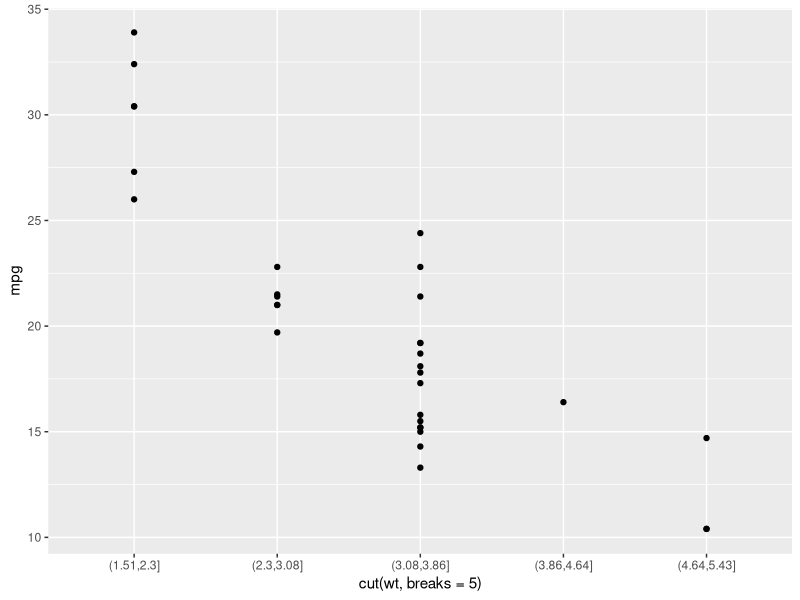
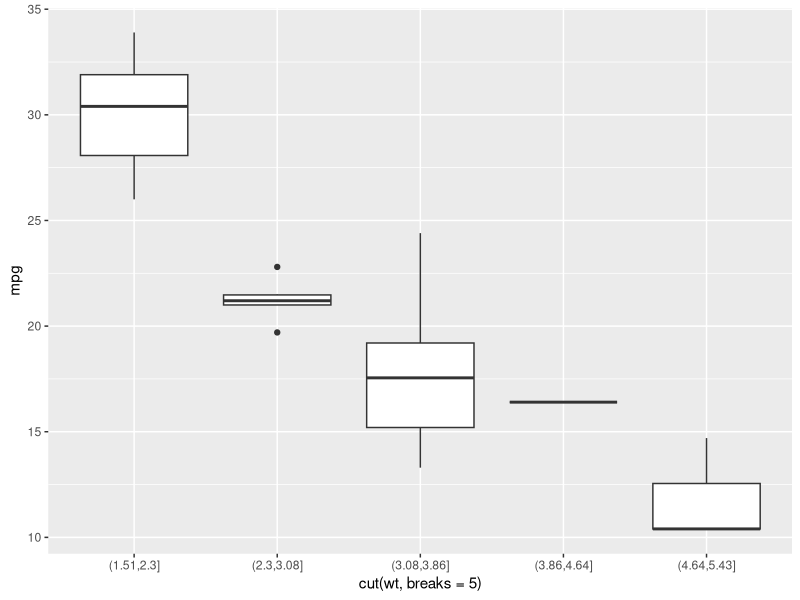
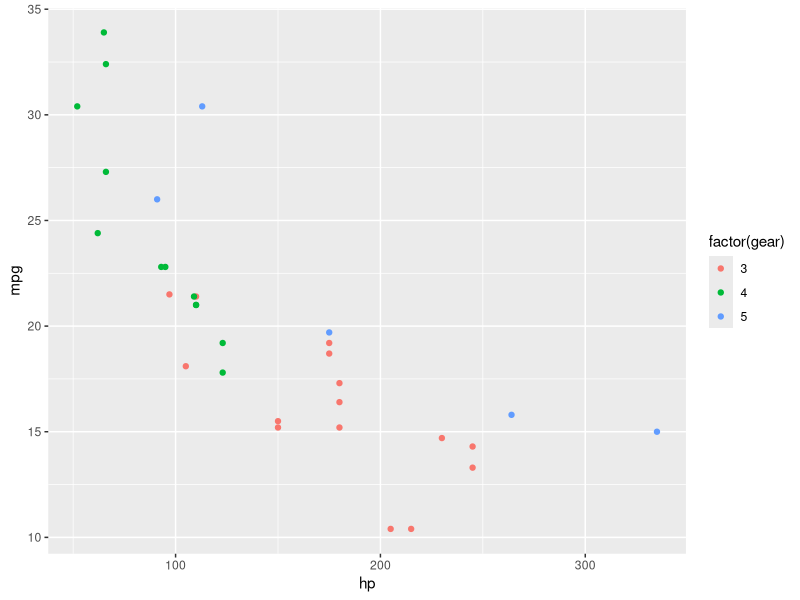
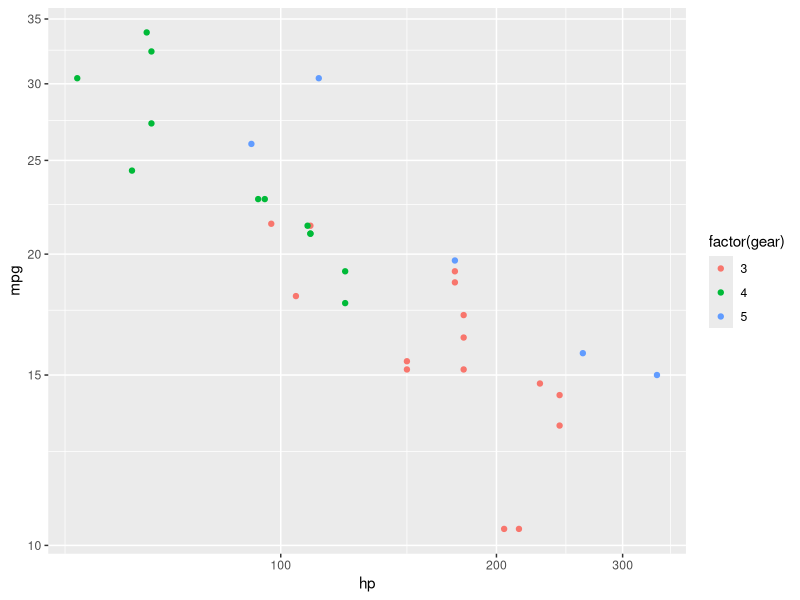
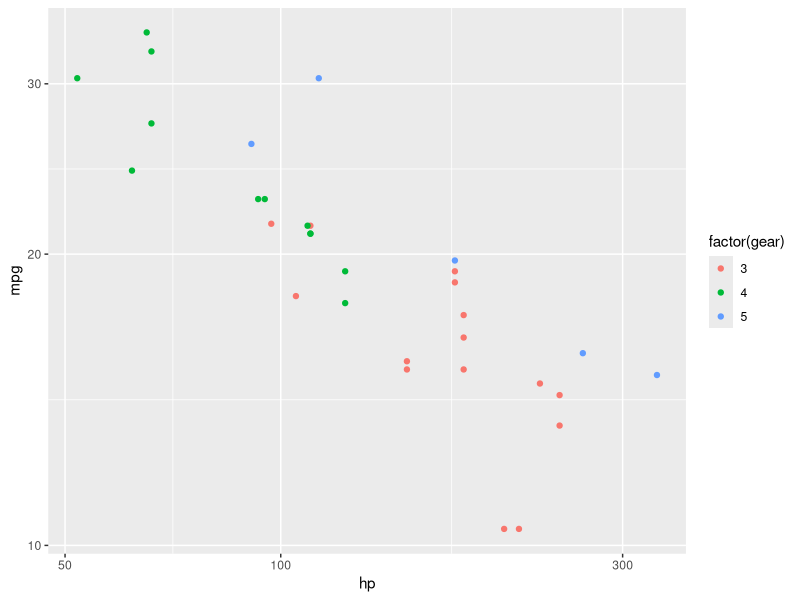
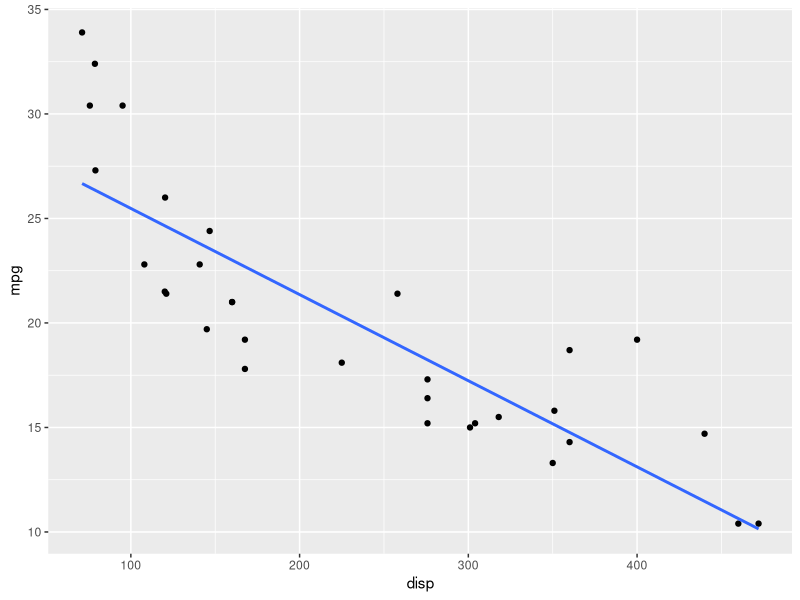
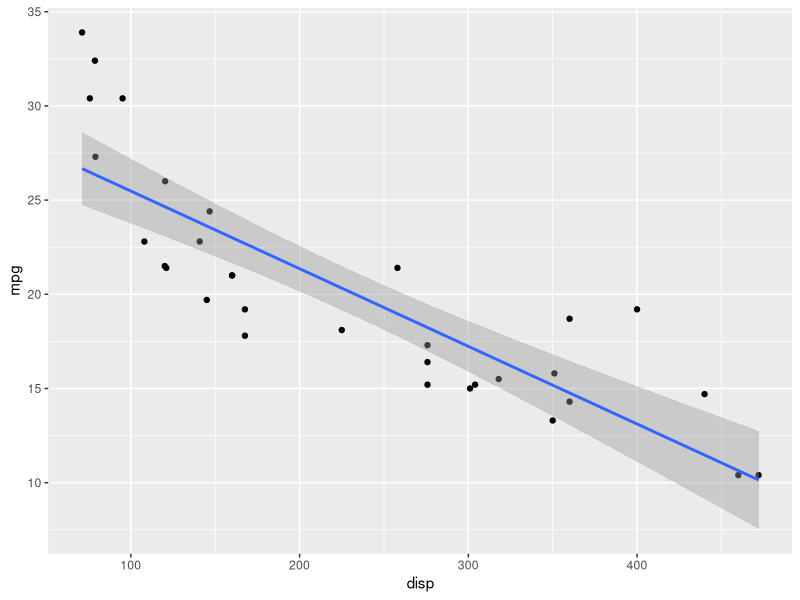

These figures' R source, in order:
library(ggplot2)
library(dplyr)


mtcars

ggplot(mtcars,aes(x=cut(wt,breaks=5),y=mpg))+geom_point()

ggplot(mtcars,aes(x=cut(wt,breaks=5),y=mpg))+geom_boxplot()


## Using Factors 
ggplot(mtcars, aes(x=hp,y=mpg, color=factor(gear)))+geom_point()


## Scaling the co-ordinates to Log of x and Y 
ggplot(mtcars, aes(x=hp,y=mpg, color=factor(gear)))+geom_point() + 
  coord_trans(x = "log10", y = "log10")

## Same  as above 
ggplot(mtcars, aes(x=hp,y=mpg, color=factor(gear)))+geom_point() + 
  scale_x_log10() + scale_y_log10()

############### co-rrelation Function ############ 
################################################# 

# Finding Basic co-relation between two Numbers

cor(mtcars$disp,mtcars$hp)

mtcars %>% 
  summarize(N=n(),r=cor(disp,hp))

#N = n() -- Counts the data values
#r = gives the correlation 

mtcars %>% 
  summarize(No_Rows = n(), correlation = cor(disp,hp))

mtcars %>% 
  summarize(No_Rows = n(), correlation = cor(disp,hp,use = "pairwise.complete.obs"))


# use = pairwise.complete.ob, removes the NA values and performs the calculations

#################################################
## Anscombe Dataset 
#################################################

setwd("D:\\Users\\shash\\Documents\\GitHub\\Tutorials_R_PY\\R\\Datacamp")

Anscmbe <- read.csv("Anscombe.csv")

Anscmbe <- data.frame(Anscmbe)

head(Anscmbe)


Anscmbe %>% 
  group_by(group) %>% 
  summarize( N = n(),    ##### Counts the Number of Observations 
             mean_of_x = mean(x),
             std_dev_of_x = sd(x),
             mean_of_y = mean(y),
             std_dev_of_y = sd(y),
             correlation_x_y = cor(x,y)
  )

# Normal Correlation vs Logarithmic correlation.

cor(Anscmbe$x, Anscmbe$y)
cor(log(Anscmbe$x),log(Anscmbe$y))

#################################################
## Visualizing Linear model
#################################################

ggplot(data = mtcars,aes(x=disp,y=mpg)) + 
  geom_point() + geom_smooth(method = "lm",se=FALSE)

## se = False turns off the Standard error Region . 


ggplot(data = mtcars,aes(x=disp,y=mpg)) + 
  geom_point() + geom_smooth(method = "lm")





